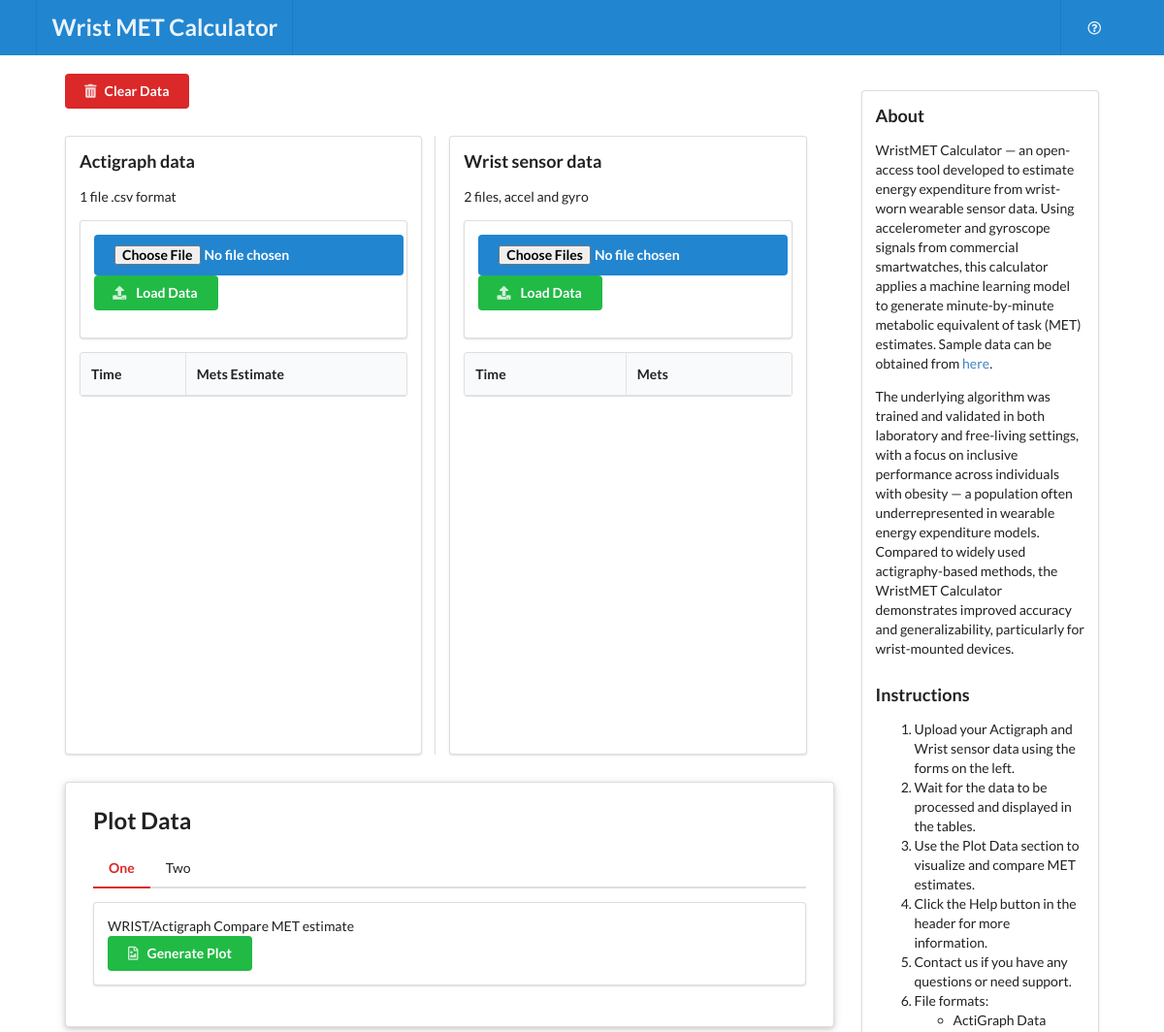
Before: / (upper part) with the older database file.
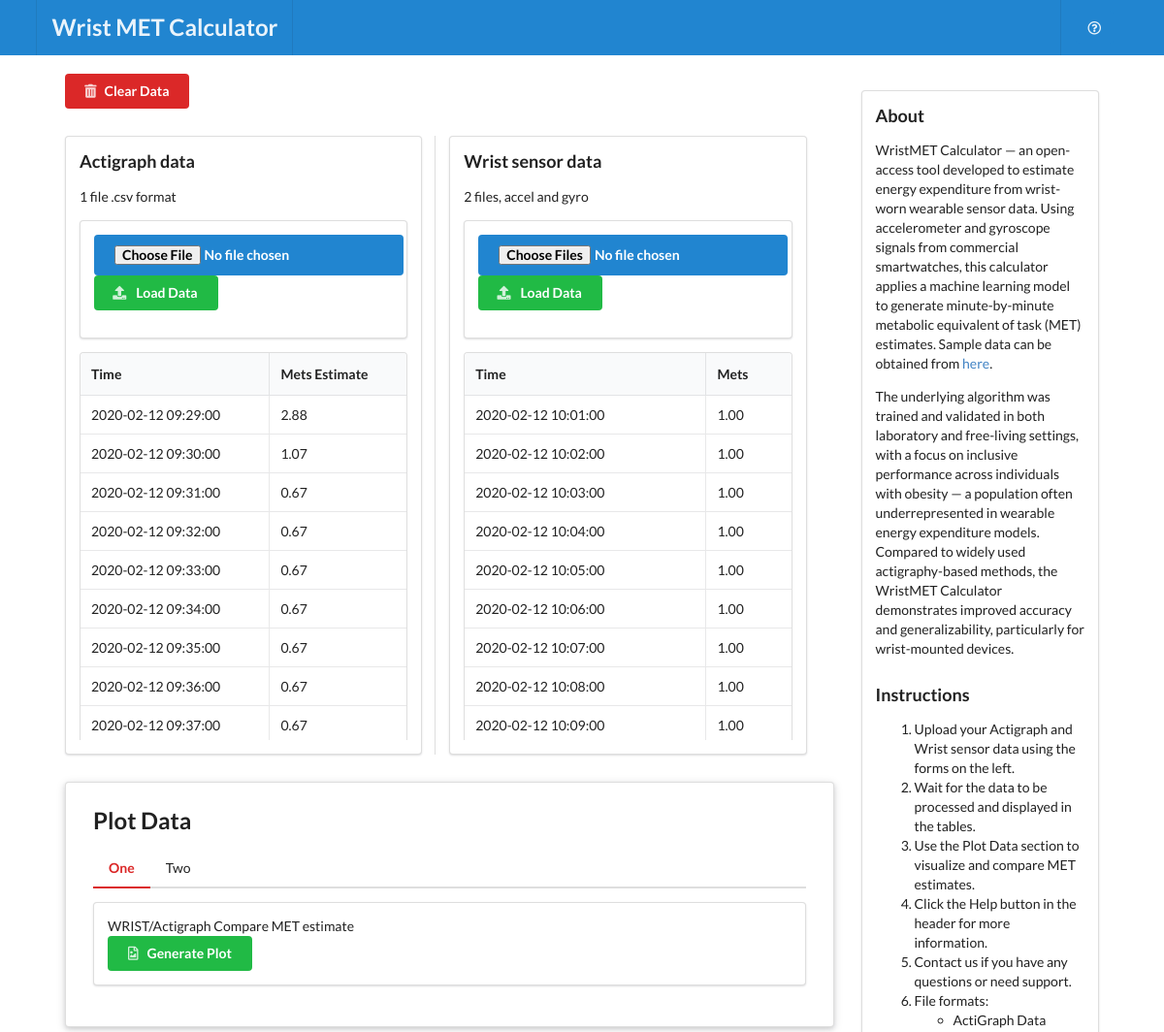
After: the same page with the newer database file.
### models.py (models this page shows)
class Acti(Base):
    __tablename__ = "acti"
    id = Column(Integer, primary_key=True, index=True)
    timestamp = Column(DateTime)
    mets = Column(Numeric(4, 2))

class Wrist(Base):
    __tablename__ = "wrist"
    id = Column(Integer, primary_key=True, index=True)
    timestamp = Column(DateTime)
    mets = Column(Numeric(4, 2))

### main.py (the view)
@app.get("/")
def home(request: Request, db : Session = Depends(get_db)):
    acti = db.query(Acti).all()
    wrist = db.query(Wrist).all()
    return templates.TemplateResponse("home.html", {
        "request": request,
        "actis": acti,
        "wrists": wrist
    })

### templates/home.html (shortened to what this page needs)
{% extends "layout.html" %}
{% block content %}
<div class="ui grid">
  <div class="row">
    <div class="twelve wide column">
      <div class="ui stackable two column divided grid" style="width: 100%;">
        <div class="ui right aligned header">
          <button class="negative ui button" onclick=clear_data() value="clear" id="clear_data"><i class="trash alternate icon"></i>Clear Data</button>
        </div>
        <div class="row">
          <div class="column">
            <div class="ui segment">
              <h3>Actigraph data</h3>
              <p>1 file .csv format</p>
              <div id="acti-files" class="ui fluid segment">
                <form action="" id="upload_acti" method="post" enctype="multipart/form-data">
                  <input class="ui button primary" type="file" (change)="fileEvent($event)" class="ui inputfile" id="file" name="file" />
                  <button class="positive ui button" type="submit" value="Upload" id="load_acti_data"><i class="ui upload icon"></i> Load Data</button>
                </form>
              </div>
              <div id="acti-div" style="display:block; height:400px; overflow:auto;">
                <table id="acti_met_table" class="ui celled table">
                  <thead>
                    <tr>
                      <th>Time</th>
                      <th>Mets Estimate</th>
                    </tr>
                  </thead>
                  <tbody>
                    {% for acti in actis %}
                    <tr>
                      <td>{{ acti.timestamp }}</td>
                      <td>{{ acti.mets }}</td>
                    </tr>
                    {% endfor %}
                  </tbody>
                </table>
              </div>
            </div>
          </div>
          <div class="column">
            <div class="ui segment">
              <h3>Wrist sensor data</h3>
              <p>2 files, accel and gyro</p>
              <div id="wrist-files" class="ui fluid segment">
                <form action="" id="upload_wrist" method="post" enctype="multipart/form-data">
                  <input class="ui button primary" type="file" (change)="fileEvent($event)" class="ui inputfile" id="files" name="files" multiple />
                  <button class="positive ui button" type="submit" value="Upload" id="load_wrist_data"><i class="ui upload icon"></i> Load Data</button>
                </form>
              </div>
              <div id="wrist-div" style="display:block; height:400px; overflow:auto;">
                <table id="wrist_met_table" class="ui celled table">
                  <thead>
                    <tr>
                      <th>Time</th>
                      <th>Mets</th>
                    </tr>
                  </thead>
                  <tbody>
                    {% for wrist in wrists %}
                    <tr>
                      <td>{{ wrist.timestamp }}</td>
                      <td>{{ wrist.mets }}</td>
                    </tr>
                    {% endfor %}
                  </tbody>
                </table>
              </div>
            </div>
          </div>
        </div>
      </div>
      <div class="ui raised container segment" style="padding: 2em; margin: 2em 0; overflow: auto;">
        <h2 class="ui header">Plot Data</h2>
        <div class="ui pointing secondary demo menu">
          <a class="active red item" data-tab="first">One</a>
          <a class="blue item" data-tab="second">Two</a>
        </div>
        <div class="ui active tab segment" data-tab="first">
          WRIST/Actigraph Compare MET estimate
          <button class="positive ui button" onclick=plot_data() value="plot" id="plot_data"><i class="file image outline icon"></i>Generate Plot</button>
        </div>
      </div>
    </div>
    <div class="four wide column">
      <div class="ui segment" style="height: 100%;">
        <h3>About</h3>
        <p>WristMET Calculator — an open-access tool developed to estimate energy expenditure from wrist-worn wearable sensor data. Using accelerometer and gyroscope signals from commercial smartwatches, this calculator applies a machine learning model to generate minute-by-minute metabolic equivalent of task (MET) estimates. Sample data can be obtained from <a href="https://github.com/HAbitsLab/WristBased-EE-Estimation/tree/main/data">here</a>.</p>
        <p>The underlying algorithm was trained and validated in both laboratory and free-living settings, with a focus on inclusive performance across individuals with obesity — a population often underrepresented in wearable energy expenditure models. Compared to widely used actigraphy-based methods, the WristMET Calculator demonstrates improved accuracy and generalizability, particularly for wrist-mounted devices.</p>
        <h3>Instructions</h3>
        <ol>
          <li>Upload your Actigraph and Wrist sensor data using the forms on the left.</li>
          <li>Wait for the data to be processed and displayed in the tables.</li>
          <li>Use the Plot Data section to visualize and compare MET estimates.</li>
          <li>Click the Help button in the header for more information.</li>
          <li>Contact us if you have any questions or need support.</li>
          <li>File formats:</li>
          <ul>
            <li>ActiGraph Data</li>
            </ul>
        </ol>
      </div>
    </div>
  </div>
</div>
{% endblock %}

### templates/layout.html (shortened to what this page needs)
<html>
    <head>
        <h5 class="ui right aligned header">0.0.3</h5>
        <link rel="stylesheet" href="https://cdn.jsdelivr.net/npm/semantic-ui@2.4.2/dist/semantic.min.css">
    </head>
    <body>
        <div class="ui fixed inverted blue menu">
            <div class="ui container">
                <a class="header item">
                    <h2 style="margin: 0;">Wrist MET Calculator</h2>
                </a>
                <div class="right menu">
                    <a class="item">
                        <button id="help-btn" class="ui icon blue button" title="Help">
                            <i class="question circle outline icon"></i>
                        </button>
                    </a>
                </div>
            </div>
        </div>
        <div class="ui main container" style="width: 90%; margin: 5em auto 0 auto; padding-top: 0.5em; padding-bottom: 0.5em; padding-left: 0.5em; padding-right: 0.5em;">
            {% block content %}
            {% endblock %}
        </div>
    </body>
</html>

Changed rows visible on the page:
added Acti: timestamp "2020-02-12 09:29:00", mets "2.88"
added Acti: timestamp "2020-02-12 09:30:00", mets "1.07"
added Acti: timestamp "2020-02-12 09:31:00", mets "0.67"
added Acti: timestamp "2020-02-12 09:32:00", mets "0.67"
added Acti: timestamp "2020-02-12 09:33:00", mets "0.67"
added Acti: timestamp "2020-02-12 09:34:00", mets "0.67"
added Acti: timestamp "2020-02-12 09:35:00", mets "0.67"
added Acti: timestamp "2020-02-12 09:36:00", mets "0.67"
added Acti: timestamp "2020-02-12 09:37:00", mets "0.67"
added Wrist: timestamp "2020-02-12 10:01:00", mets "1.00"
added Wrist: timestamp "2020-02-12 10:02:00", mets "1.00"
added Wrist: timestamp "2020-02-12 10:03:00", mets "1.00"
added Wrist: timestamp "2020-02-12 10:04:00", mets "1.00"
added Wrist: timestamp "2020-02-12 10:05:00", mets "1.00"
added Wrist: timestamp "2020-02-12 10:06:00", mets "1.00"
added Wrist: timestamp "2020-02-12 10:07:00", mets "1.00"
added Wrist: timestamp "2020-02-12 10:08:00", mets "1.00"
added Wrist: timestamp "2020-02-12 10:09:00", mets "1.00"
